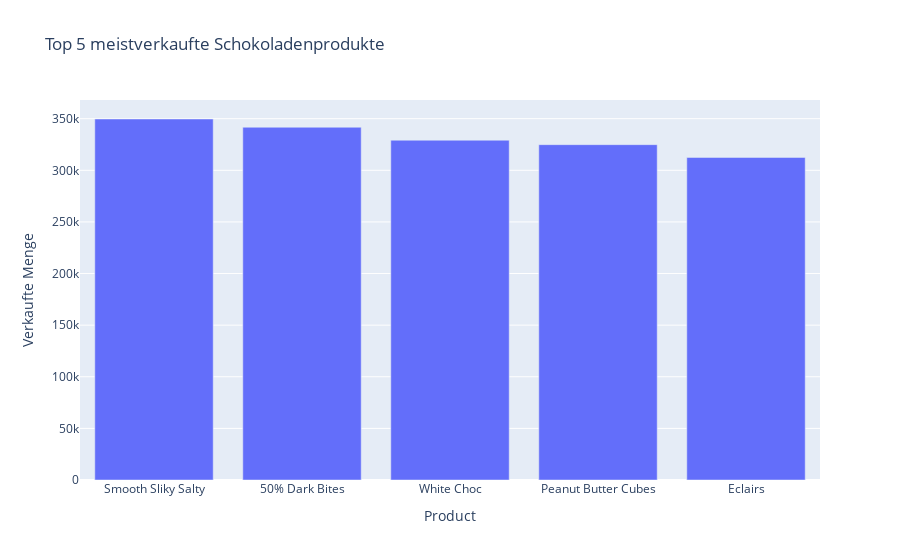

Source (notebook cell):
### Code cell
# 13. Balkendiagramm: Meistverkaufte Produkte
fig = px.bar(top5_products, x=top5_products.index, y=top5_products.values,
             labels={'x':'Produkt', 'y':'Verkaufte Menge'},
             title='Top 5 meistverkaufte Schokoladenprodukte')
fig.show()

### Figure 1 — Plotly figure (JSON) as saved in the notebook; plotly's stock layout.template omitted (floating-point values rounded to 4 significant figures)
{"data": [{"hovertemplate": "Product=%{x}<br>Verkaufte Menge=%{y}<extra></extra>", "legendgroup": "", "marker": {"color": "#636efa", "pattern": {"shape": ""}}, "name": "", "orientation": "v", "showlegend": false, "textposition": "auto", "type": "bar", "x": ["Smooth Sliky Salty", "50% Dark Bites", "White Choc", "Peanut Butter Cubes", "Eclairs"], "xaxis": "x", "y": [349700.0, 341700.0, 329100.0, 324800.0, 312400.0], "yaxis": "y"}], "layout": {"barmode": "relative", "legend": {"tracegroupgap": 0}, "title": {"text": "Top 5 meistverkaufte Schokoladenprodukte"}, "xaxis": {"anchor": "y", "domain": [0, 1], "title": {"text": "Product"}}, "yaxis": {"anchor": "x", "domain": [0, 1], "title": {"text": "Verkaufte Menge"}}}}
